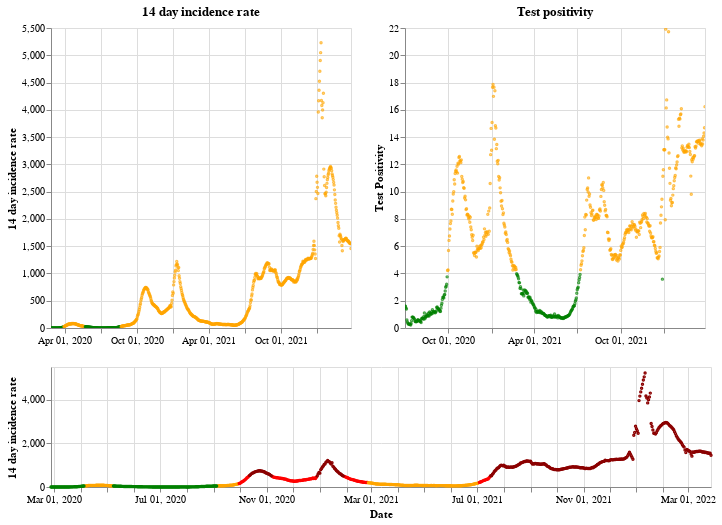

Write notebook code for a chart like this one.
### Markdown cell above
## Northern Ireland

### Code cell
plot_traffic_light('Northern Ireland')

### Figure 1 — Vega-Lite specification as saved in the notebook (floating-point values rounded to 4 significant figures; data arrays with more than 128 entries replaced by an {"elided": "..."} marker saying what was removed)
{"config": {"view": {"continuousWidth": 400, "continuousHeight": 300}}, "vconcat": [{"hconcat": [{"mark": {"type": "point", "size": 2}, "encoding": {"color": {"condition": {"value": "green", "test": "(datum.twoWeeklyCasesRate <= 25)"}, "value": "orange"}, "tooltip": [{"type": "nominal", "field": "areaName"}, {"type": "temporal", "field": "date"}, {"type": "quantitative", "field": "twoWeeklyCasesRate"}, {"type": "quantitative", "field": "testPositivity"}], "x": {"type": "temporal", "axis": {"title": ""}, "field": "date", "scale": {"domain": {"selection": "DateBrush"}}, "timeUnit": "yearmonthdate"}, "y": {"type": "quantitative", "axis": {"title": "14 day incidence rate"}, "field": "twoWeeklyCasesRate"}}, "title": "14 day incidence rate", "width": 300}, {"mark": {"type": "point", "size": 2}, "encoding": {"color": {"condition": {"value": "green", "test": "(datum.testPositivity <= 4)"}, "value": "orange"}, "tooltip": [{"type": "nominal", "field": "areaName"}, {"type": "temporal", "field": "date"}, {"type": "quantitative", "field": "twoWeeklyCasesRate"}, {"type": "quantitative", "field": "testPositivity"}], "x": {"type": "temporal", "axis": {"title": ""}, "field": "date", "scale": {"domain": {"selection": "DateBrush"}}, "timeUnit": "yearmonthdate"}, "y": {"type": "quantitative", "axis": {"title": "Test Positivity"}, "field": "testPositivity"}}, "title": "Test positivity", "width": 300}]}, {"layer": [{"mark": {"type": "point", "size": 2}, "encoding": {"color": {"condition": {"value": "orange", "test": "(((datum.testPositivity < 4) && (datum.twoWeeklyCasesRate >= 50)) && (datum.twoWeeklyCasesRate < 200))"}, "value": "red"}, "opacity": {"condition": {"value": 1, "test": "((datum.twoWeeklyCasesRate >= 50) && (datum.twoWeeklyCasesRate < 500))"}, "value": 0}, "tooltip": [{"type": "nominal", "field": "areaName"}, {"type": "temporal", "field": "date"}, {"type": "quantitative", "field": "twoWeeklyCasesRate"}, {"type": "quantitative", "field": "testPositivity"}], "x": {"type": "temporal", "axis": {"title": "Date"}, "field": "date", "timeUnit": "yearmonthdate"}, "y": {"type": "quantitative", "axis": {"title": "14 day incidence rate"}, "field": "twoWeeklyCasesRate"}}, "selection": {"DateBrush": {"type": "interval", "encodings": ["x"], "fields": ["Time"]}}}, {"mark": {"type": "point", "size": 2}, "encoding": {"color": {"value": "darkred"}, "opacity": {"condition": {"value": 1, "test": "(datum.twoWeeklyCasesRate >= 500)"}, "value": 0}, "tooltip": [{"type": "nominal", "field": "areaName"}, {"type": "temporal", "field": "date"}, {"type": "quantitative", "field": "twoWeeklyCasesRate"}, {"type": "quantitative", "field": "testPositivity"}], "x": {"type": "temporal", "axis": {"title": "Date"}, "field": "date", "timeUnit": "yearmonthdate"}, "y": {"type": "quantitative", "axis": {"title": "14 day incidence rate"}, "field": "twoWeeklyCasesRate"}}}, {"mark": {"type": "point", "size": 2}, "encoding": {"color": {"condition": {"value": "green", "test": "((datum.testPositivity < 4) && (datum.twoWeeklyCasesRate < 50))"}, "value": "orange"}, "opacity": {"condition": {"value": 1, "test": "(datum.twoWeeklyCasesRate < 50)"}, "value": 0}, "tooltip": [{"type": "nominal", "field": "areaName"}, {"type": "temporal", "field": "date"}, {"type": "quantitative", "field": "twoWeeklyCasesRate"}, {"type": "quantitative", "field": "testPositivity"}], "x": {"type": "temporal", "axis": {"title": "Date"}, "field": "date", "timeUnit": "yearmonthdate"}, "y": {"type": "quantitative", "axis": {"title": "14 day incidence rate"}, "field": "twoWeeklyCasesRate"}}}], "height": 120, "width": 660}], "data": {"name": "data-2a202ddc896ec0e04184d14c0b2538a0"}, "$schema": "https://vega.github.io/schema/vega-lite/v4.8.1.json", "datasets": {"data-2a202ddc896ec0e04184d14c0b2538a0": {"elided": "762 records"}}}
